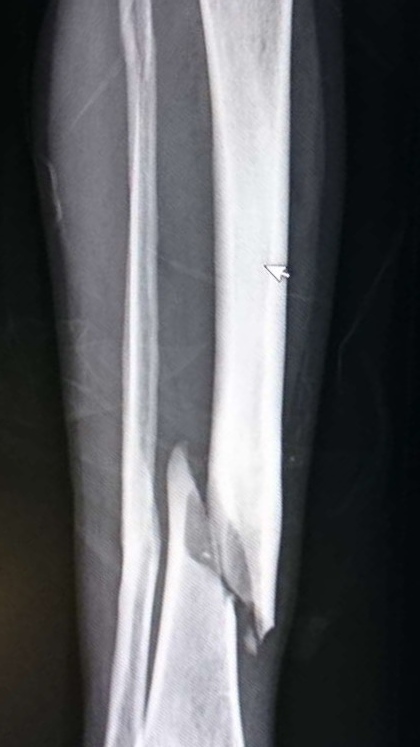
#> input picture images/02.jpg, 420 x 747 px
$ python main.py
#> lines starting #> are read from the running program, lines starting #| are printed output that depends on the picture; after the words box and inside, x2 and y2 are one past the last pixel; in counts of white or black regions, pixels touching at a corner belong together
import cv2
import numpy as np


#for image read
img=cv2.imread('images/02.jpg',cv2.IMREAD_COLOR)
#> img is the input picture: shape (747, 420, 3); mean B, G, R 98.5, 95, 93.9

#details of Imge
print("Shape: ",img.shape)
#| Shape:  (747, 420, 3)
print("\nSize: ",img.size)
#| Size:  941220
print("\nDType: ",img.dtype)
#| DType:  uint8


#==============Manual edge ditect=====================
def segment_img(_img,limit):
	for i in range(0,_img.shape[0]-1):
		for j in range(0,_img.shape[1]-1):
			if int(_img[i,j+1])-int(_img[i,j])>=limit:
				_img[i,j]=0
			elif(int(_img[i,j-1])-int(_img[i,j])>=limit):
				_img[i,j]=0

	return _img
#======================================================

gray=cv2.cvtColor(img,cv2.COLOR_BGR2GRAY)

# [7 lines of commented-out code are left out]
median = cv2.medianBlur(gray,5)
bool,threshold_img=cv2.threshold(median,130,255,cv2.THRESH_BINARY)
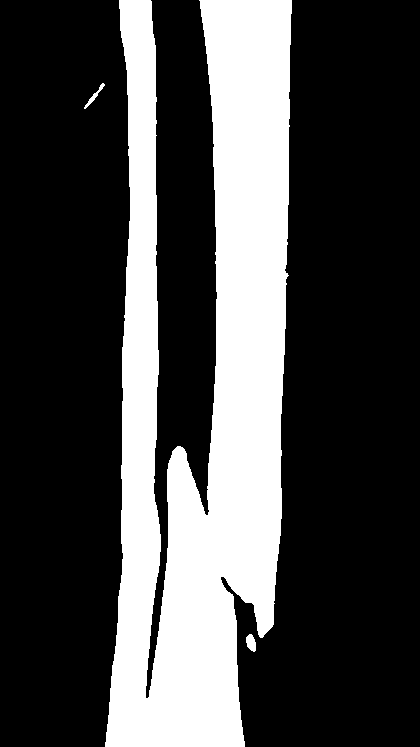
#> threshold_img: shape (747, 420); 28% white; 3 white regions, box (x1, y1, x2, y2) and area: (105, 0, 292, 747) 87589, (246, 634, 256, 652) 131, (84, 83, 105, 109) 104
#blur=cv2.GaussianBlur(threshold_img,(7,7),0)
#cv2.imshow("threshold",threshold_img)

initial=[]
final=[]
line=[]
for i in range(0,gray.shape[0]):
	tmp_initial=[]
	tmp_final=[]
	for j in range(0,gray.shape[1]-1):
		if threshold_img[i,j]==0 and (threshold_img[i,j+1])==255:
			tmp_initial.append((i,j))
			#img[i,j]=[255,0,0]
		if threshold_img[i,j]==255 and (threshold_img[i,j+1])==0:
			tmp_final.append((i,j))
			#img[i,j]=[255,0,0]

	x= [each for each in zip(tmp_initial,tmp_final)]
	x.sort(key= lambda each: each[1][1]-each[0][1])
	line.append(x[len(x)-1])


err= 25
danger_points=[]

#store distances
dist_list=[]

for i in range(1,len(line)-1):
	dist_list.append(line[i][1][1]-line[i][0][1])
	try:
		prev_= line[i-1]
		next_= line[i+1]

		dist_prev= prev_[1][1]-prev_[0][1]
		dist_next= next_[1][1]-next_[0][1]
		if abs(dist_next-dist_prev)>err:
			print("Dist: {}".format(abs(dist_next-dist_prev)))
			print(line[i])
			danger_points.append(line[i])
	except:
		pass

	#print(each)
	start,end= line[i]
	#raise ZeroDivisionError
	mid=int((start[0]+end[0])/2),int((start[1]+end[1])/2)
	#img[mid[0],mid[1]]=[0,0,255]

try:
	start_rect=danger_points[0][0][::-1]
#> start_rect = (207, 514)
	start_rect=(start_rect[0]-40, start_rect[1]-30)
#> start_rect = (167, 484)
	end_rect= danger_points[len(danger_points)-2][1][::-1]
#> end_rect = (238, 697)
	end_rect= (end_rect[0]+40, end_rect[1])
#> end_rect = (278, 697)
	cv2.rectangle(img,start_rect,end_rect,(0,255,0),2)
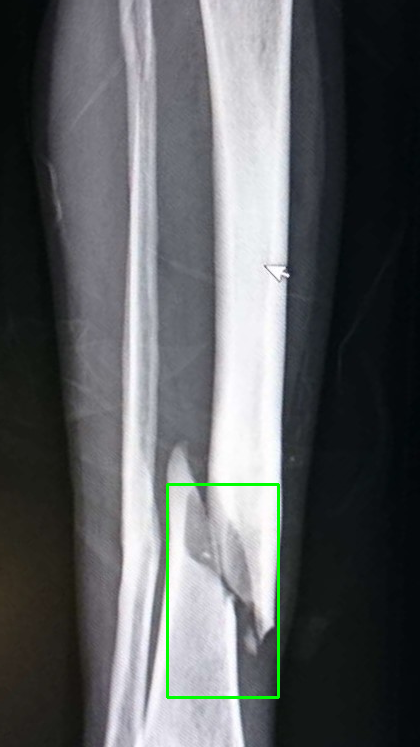
#> img: shape (747, 420, 3); 0.62% of pixels changed, all inside (x1, y1, x2, y2) = (166, 483, 280, 699)
except:
	print("No points found")

#blur= cv2.GaussianBlur(img,(5,5),0)

import matplotlib.pyplot as plt
import numpy as np

fig, (ax1, ax2)= plt.subplots(2,1)

x= np.arange(1,gray.shape[0]-1)
#> x = 745 values from 1 to 745
y= dist_list

#print(len(x),len(y))


ax1.plot(x,y)
img= np.rot90(img)
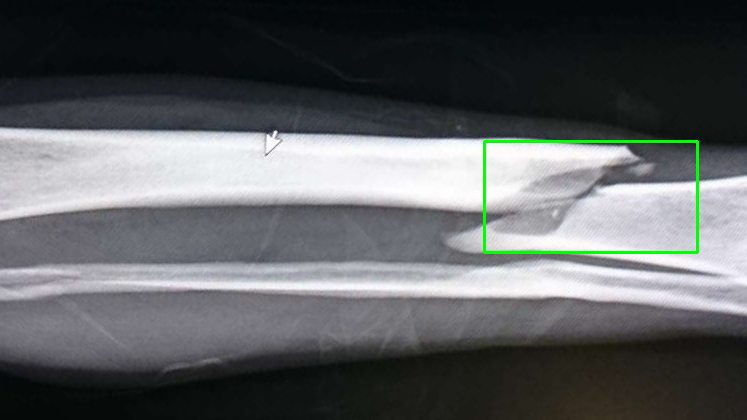
#> img: shape (420, 747, 3); mean B, G, R 97.5, 95.6, 92.9
ax2.imshow(img)

plt.show()
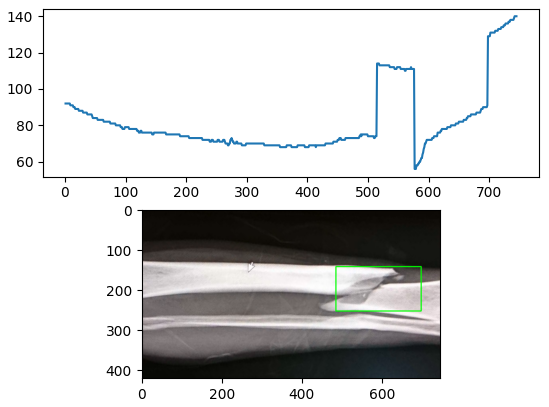
#> figure drawn by matplotlib, 2 panels; B, G, R data is drawn as R, G, B; panel 1: curve peaks at x = 742, y = 140


#wait for key pressing
cv2.waitKey(0)

#Distroy all the cv windows
cv2.destroyAllWindows()

$ run again, with images/01.jpg copied over images/02.jpg
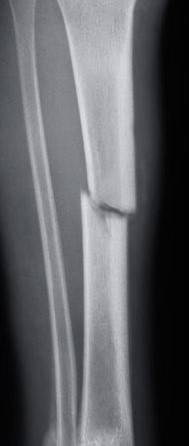
#> input picture images/01.jpg, 189 x 446 px
#> img is the input picture: shape (446, 189, 3); mean B, G, R 99.5, 95.8, 94.9
#| Shape:  (446, 189, 3)
#| Size:  252882
#| DType:  uint8
#> `bool,threshold_img=cv2.threshold(median,130,255,cv2.THRESH_BINARY)`:
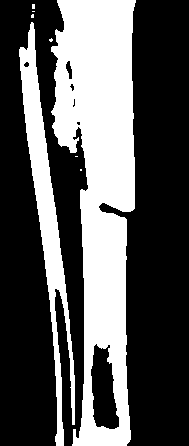
#> threshold_img: shape (446, 189); 34.4% white; 8 white regions (6 under 20 px), largest, box (x1, y1, x2, y2) and area: (51, 0, 136, 446) 23040, (19, 22, 75, 446) 5887
#> `plt.show()`:
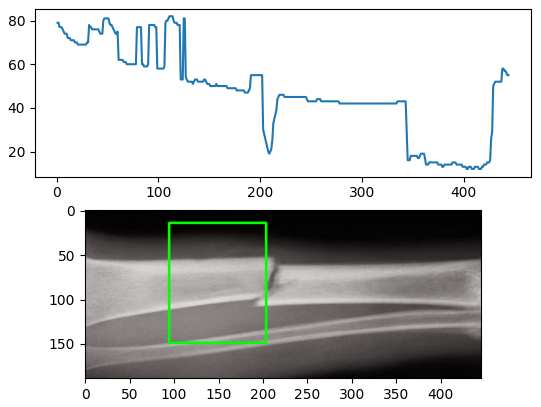
#> figure drawn by matplotlib, 2 panels; B, G, R data is drawn as R, G, B; panel 1: curve peaks at x = 111, y = 82

$ run again, with images/04.jpg copied over images/02.jpg
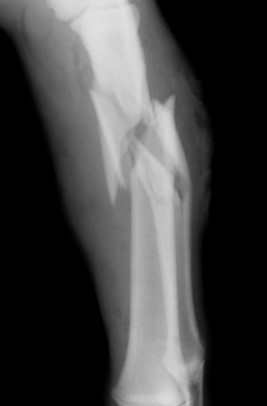
#> input picture images/04.jpg, 267 x 406 px
#> img is the input picture: shape (406, 267, 3); min 0, max 225, mean 66.2
#| Shape:  (406, 267, 3)
#| Size:  325206
#| DType:  uint8
#> `bool,threshold_img=cv2.threshold(median,130,255,cv2.THRESH_BINARY)`:
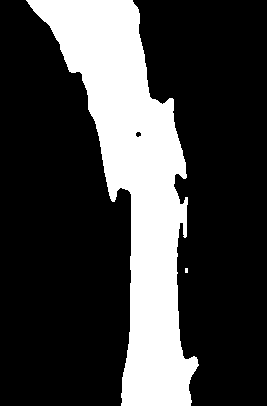
#> threshold_img: shape (406, 267); 25.1% white; 2 white regions (1 under 20 px), largest, box (x1, y1, x2, y2) and area: (26, 0, 199, 406) 27234
#> `plt.show()`:
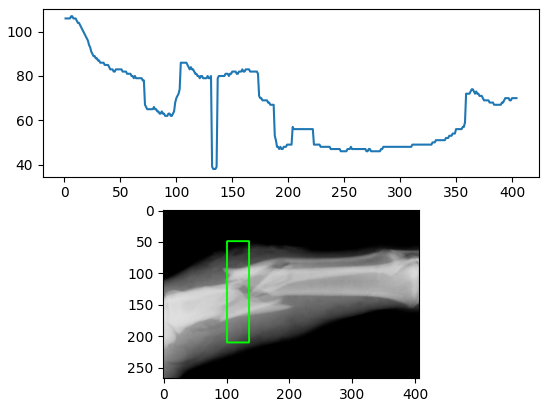
#> figure drawn by matplotlib, 2 panels; panel 1: curve peaks at x = 6, y = 107
